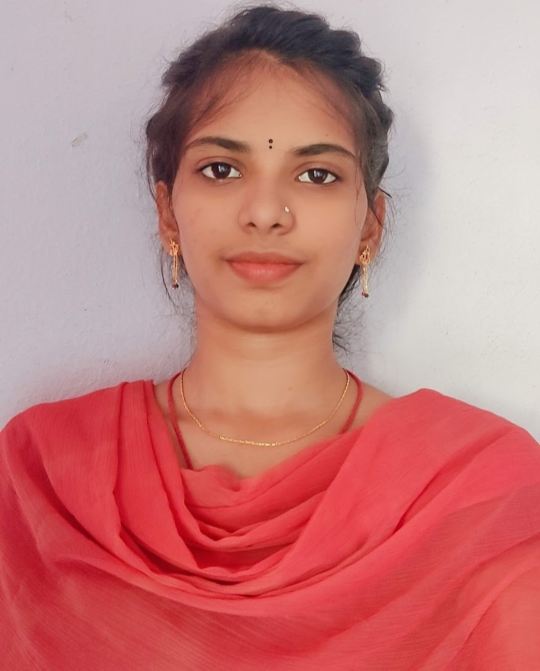
#> input picture OpenCV mini projects/Pic4.jpg, 1080 x 1342 px, found by its file name (shown at 1/2 size)
$ python 'CLAHE&HE_images.py'
#> lines starting #> are read from the running program, lines starting #| are printed output that depends on the picture
import cv2 as c
import numpy as np

image = c. imread("E:\Data\Pic4.jpg")
#> image is the input picture: shape (1342, 1080, 3); mean B, G, R 123.5, 124.7, 196.8
image_bw = c.cvtColor(image, c.COLOR_BGR2GRAY)
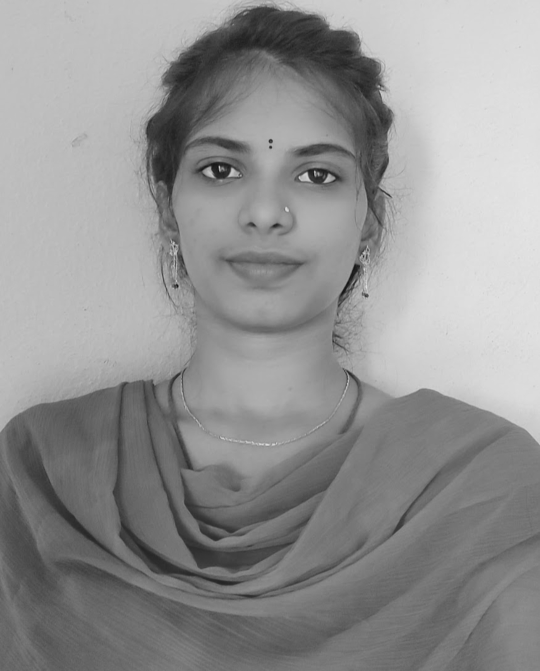
#> image_bw: shape (1342, 1080) (shown at 1/2 size); min 11, max 230, mean 146.1

#The deaclaration of CLAHE
#clipLimit --> Threshold for contrast limiting
clahe = c.createCLAHE(clipLimit = 5)
final_img = clahe.apply(image_bw)
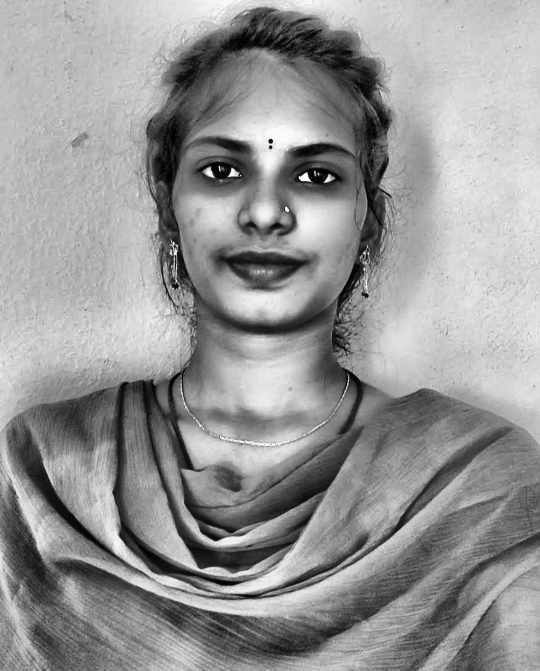
#> final_img: shape (1342, 1080) (shown at 1/2 size); min 0, max 255, mean 149.3

normal_hist = c.equalizeHist(image_bw)
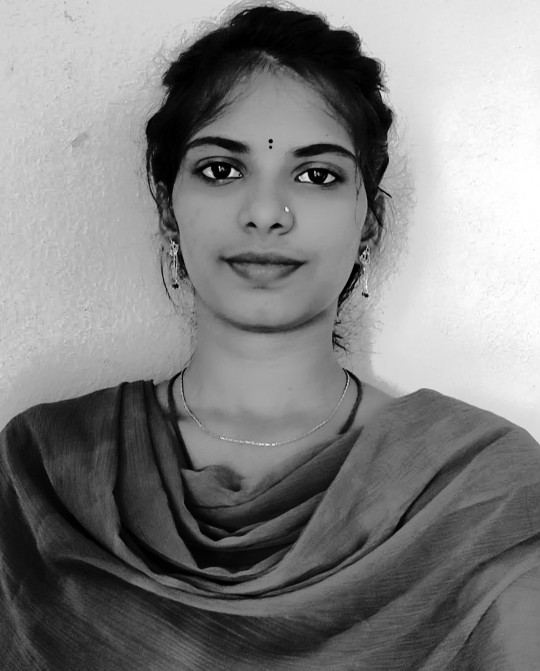
#> normal_hist: shape (1342, 1080) (shown at 1/2 size); min 0, max 255, mean 128.5
#Ordinary thresholding the same image
#_, ordinary_img = c.threshold(image_bw,155,255,c/THRESH_BINARY)

#showing all the three images
c.imshow("ordinary", image)
c.imshow("CLAHE image", final_img)
c.imshow("HE image", normal_hist)
c.waitKey(5000)

$ run again, with OpenCV mini projects/Pic1.jpg copied over OpenCV mini projects/Pic4.jpg
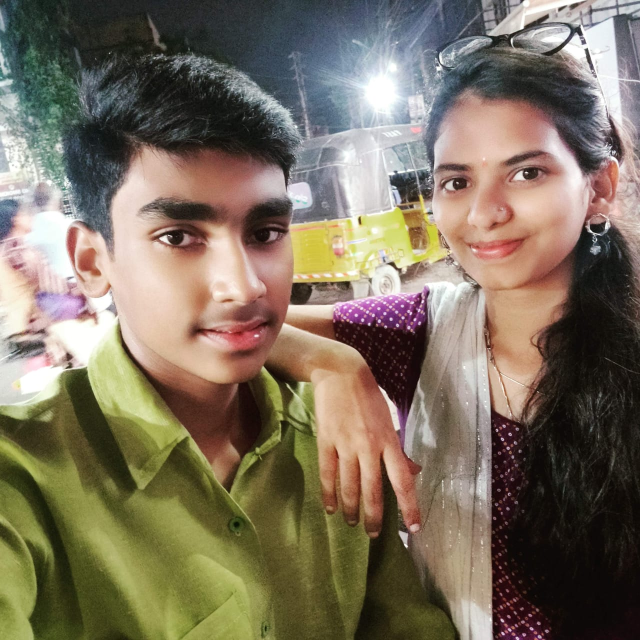
#> input picture OpenCV mini projects/Pic1.jpg, 1280 x 1280 px, found by its file name (shown at 1/2 size)
#> image is the input picture: shape (1280, 1280, 3); mean B, G, R 94.4, 112.1, 123.7
#> `final_img = clahe.apply(image_bw)`:
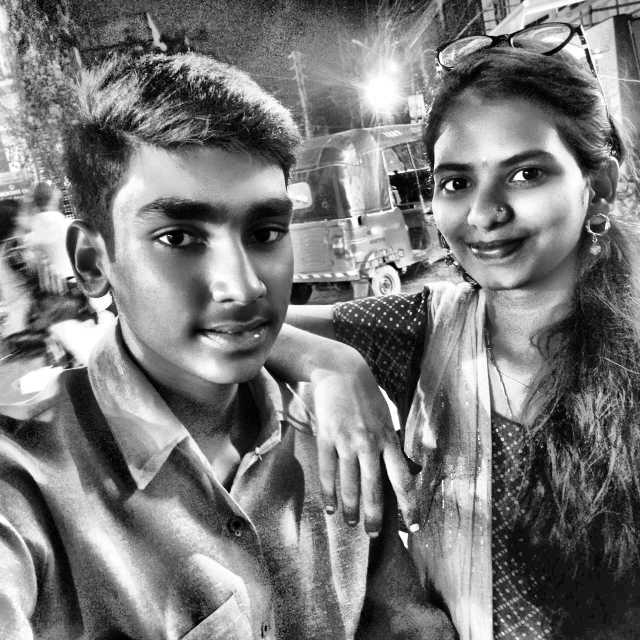
#> final_img: shape (1280, 1280) (shown at 1/2 size); min 0, max 255, mean 121.4
#> `normal_hist = c.equalizeHist(image_bw)`:
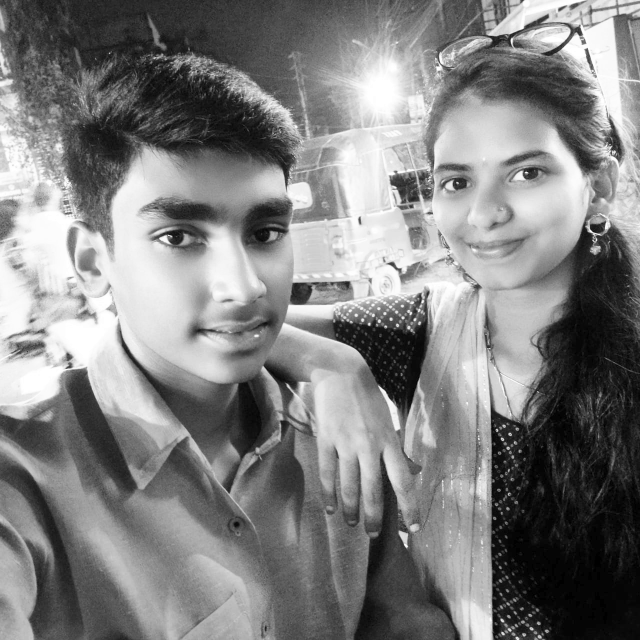
#> normal_hist: shape (1280, 1280) (shown at 1/2 size); min 0, max 255, mean 128.1

$ run again, with OpenCV mini projects/Pic2.jpg copied over OpenCV mini projects/Pic4.jpg
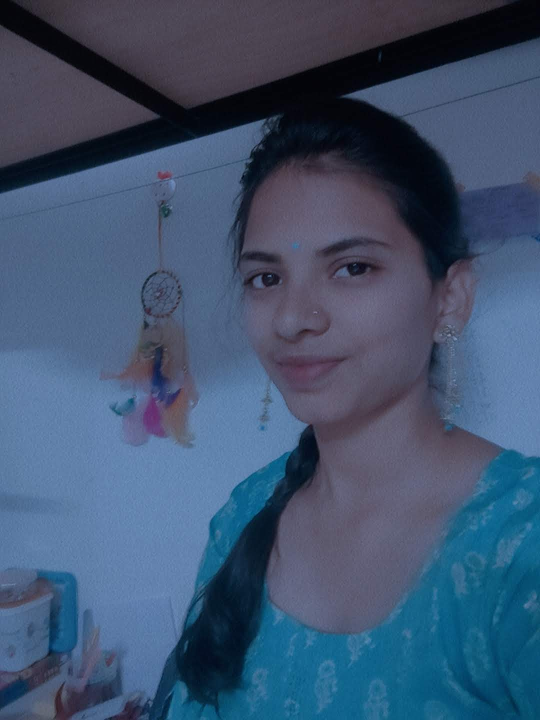
#> input picture OpenCV mini projects/Pic2.jpg, 1080 x 1440 px, found by its file name (shown at 1/2 size)
#> image is the input picture: shape (1440, 1080, 3); mean B, G, R 111, 83.6, 63.3
#> `final_img = clahe.apply(image_bw)`:
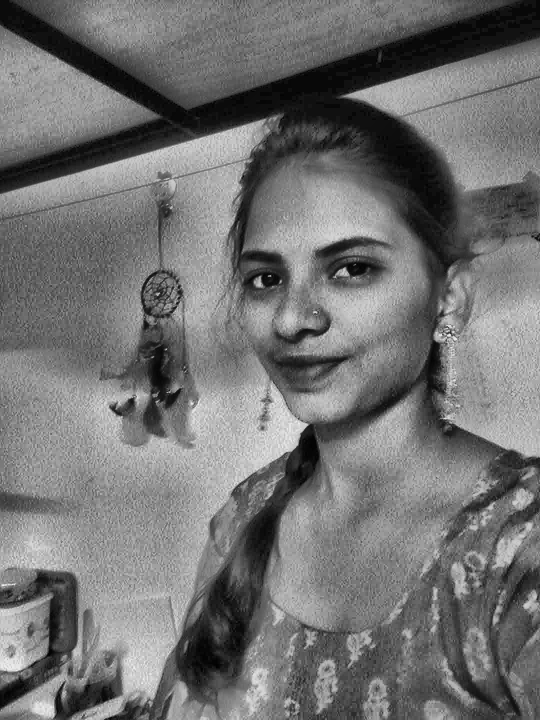
#> final_img: shape (1440, 1080) (shown at 1/2 size); min 0, max 245, mean 114.6
#> `normal_hist = c.equalizeHist(image_bw)`:
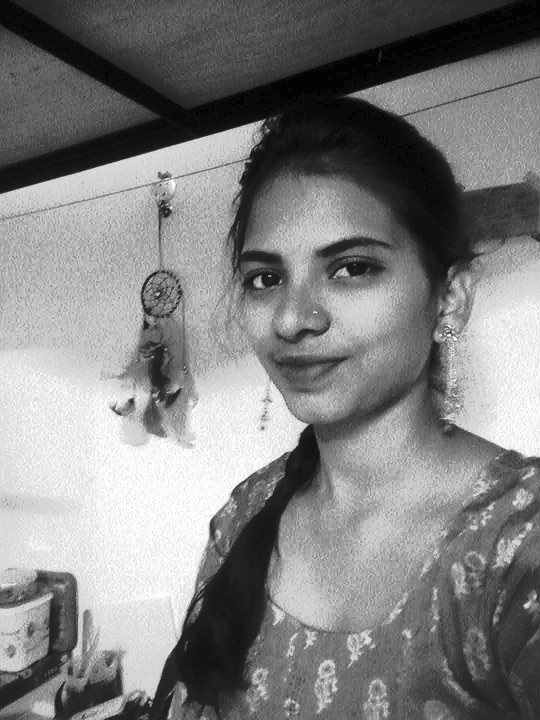
#> normal_hist: shape (1440, 1080) (shown at 1/2 size); min 0, max 255, mean 129.1

$ run again, with OpenCV mini projects/eye.jpg copied over OpenCV mini projects/Pic4.jpg
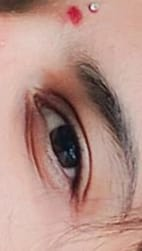
#> input picture OpenCV mini projects/eye.jpg, 142 x 251 px, found by its file name
#> image is the input picture: shape (251, 142, 3); mean B, G, R 135.2, 144.3, 181.2
#> `final_img = clahe.apply(image_bw)`:
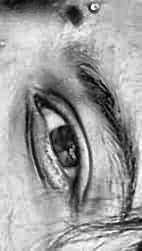
#> final_img: shape (251, 142); min 1, max 255, mean 158
#> `normal_hist = c.equalizeHist(image_bw)`:
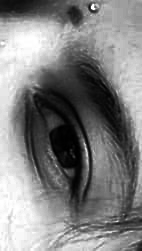
#> normal_hist: shape (251, 142); min 0, max 255, mean 128.7
